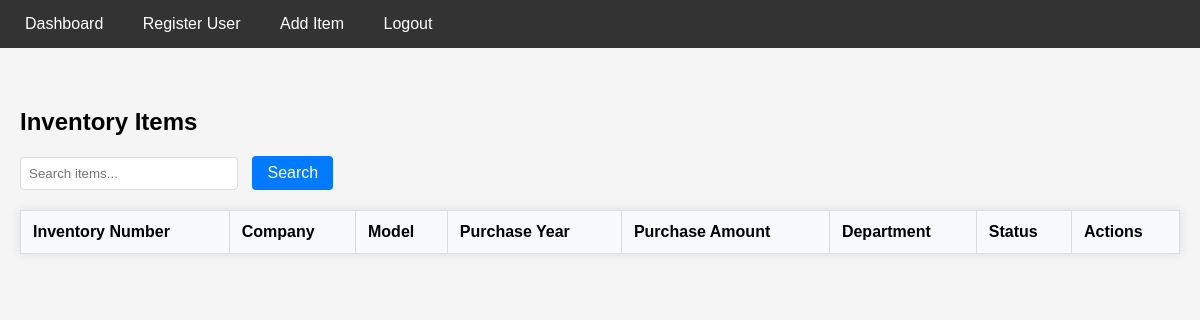
Page /dashboard (signed in) on the earlier database version.
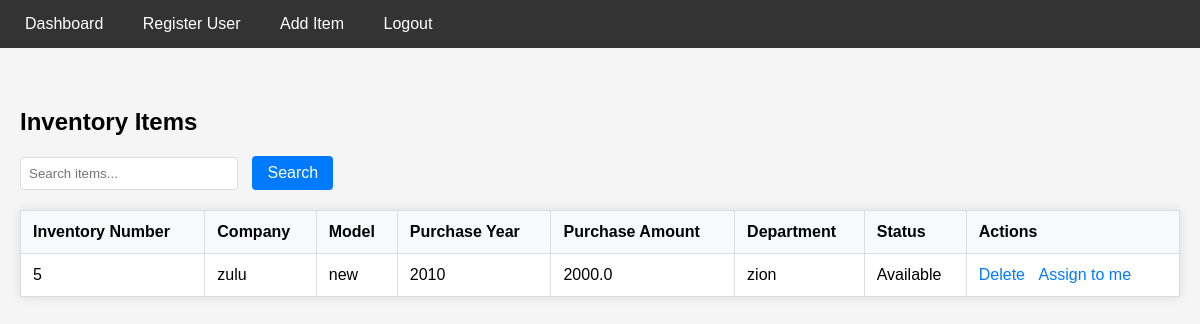
Same page on the later database version.
### models.py (models this page shows)
class InventoryItem(db.Model):
    id = db.Column(db.Integer, primary_key=True)
    inventory_number = db.Column(db.String(50), unique=True, nullable=False)
    company = db.Column(db.String(100), nullable=False)
    model = db.Column(db.String(100), nullable=False)
    purchase_year = db.Column(db.Integer, nullable=False)
    purchase_amount = db.Column(db.Float, nullable=False)
    department = db.Column(db.String(100), nullable=False)
    assigned_user_id = db.Column(db.Integer, db.ForeignKey('user.id'), nullable=True)
    date_assigned = db.Column(db.DateTime, nullable=True)

### app.py (the view)
@app.route('/dashboard')
@login_required
def dashboard():
    items = InventoryItem.query.all() # Obține toate obiectele din inventar
    return render_template('dashboard.html', items=items)

### app.py (called while the page is built)
@login_manager.user_loader  #Acesta este un decorator furnizat de Flask-Login
def load_user(user_id):
    return User.query.get(int(user_id))

### templates/dashboard.html
{% extends "base.html" %}
{% block content %}
<div class="dashboard-container">
    <h2>Inventory Items</h2>
    <div class="search-container">
        <form action="{{ url_for('search') }}" method="GET">
            <input type="text" name="query" placeholder="Search items...">
            <button type="submit">Search</button>
        </form>
    </div>
    <table>
        <thead>
            <tr>
                <th>Inventory Number</th>
                <th>Company</th>
                <th>Model</th>
                <th>Purchase Year</th>
                <th>Purchase Amount</th>
                <th>Department</th>
                <th>Status</th>
                <th>Actions</th>
            </tr>
        </thead>
        <tbody>
            {% for item in items %}
            <tr>
                <td>{{ item.inventory_number }}</td>
                <td>{{ item.company }}</td>
                <td>{{ item.model }}</td>
                <td>{{ item.purchase_year }}</td>
                <td>{{ item.purchase_amount }}</td>
                <td>{{ item.department }}</td>
                <td>
                    {% if item.assigned_user_id %}
                        Assigned to {{ item.assigned_to.username }}
                    {% else %}
                        Available
                    {% endif %}
                </td>
                <td>
                    {% if current_user.is_admin %}
                        <a href="{{ url_for('delete_item', id=item.id) }}">Delete</a>
                    {% endif %}
                    {% if not item.assigned_user_id %}
                        <a href="{{ url_for('assign_item', id=item.id) }}">Assign to me</a>
                    {% endif %}
                </td>
            </tr>
            {% endfor %}
        </tbody>
    </table>
</div>
{% endblock %}

### templates/base.html (shortened to what this page needs)
<!DOCTYPE html>
<html lang="en">
<head>
    <link rel="stylesheet" href="{{ url_for('static', filename='css/style.css') }}">
</head>
<body>
    <nav>
        {% if current_user.is_authenticated %}
        <a href="{{ url_for('dashboard') }}">Dashboard</a>
        {% if current_user.is_admin %}
        <a href="{{ url_for('register') }}">Register User</a>
        <a href="{{ url_for('add_item') }}">Add Item</a>
        {% endif %}
        <a href="{{ url_for('logout') }}">Logout</a>
        {% endif %}
    </nav>
    {% block content %}{% endblock %}
</body>
</html>

### static/css/style.css (style rules this page uses)
body { font-family: Arial, sans-serif; margin: 0; padding: 0; background-color: #f5f5f5; }
nav { background-color: #333; padding: 15px; margin-bottom: 20px; }
nav a { color: white; text-decoration: none; margin-right: 15px; padding: 5px 10px; border-radius: 3px; }
button { width: 100%; padding: 10px; background-color: #007bff; color: white; border: none; border-radius: 4px; cursor: pointer; font-size: 16px; font-weight: 500; }
table { width: 100%; border-collapse: collapse; background-color: white; margin-top: 20px; box-shadow: 0 0 10px rgba(0,0,0,0.1); }
table th, table td { padding: 12px; border: 1px solid #ddd; text-align: left; }
table th { background-color: #f8f9fa; font-weight: bold; }
.search-container { margin: 20px 0; }
.search-container input[type="text"] { padding: 8px; width: 200px; border: 1px solid #ddd; border-radius: 4px; margin-right: 10px; }
.search-container button { width: auto; padding: 8px 15px; }
.dashboard-container { padding: 20px; max-width: 1200px; margin: 0 auto; }
table a { color: #007bff; text-decoration: none; margin-right: 10px; }

Differences in the rows shown:
added InventoryItem: inventory_number "5", company "zulu", model "new", purchase_year "2010", purchase_amount "2000.0", department "zion", shows "Available"
